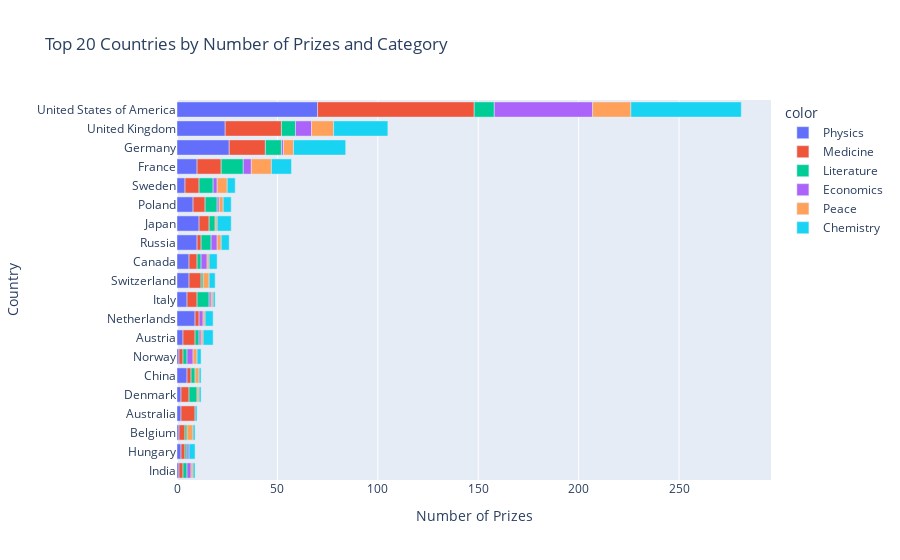

The notebook cell saved with this chart:
### Code cell
cat_cntry_bar = px.bar(x=merged_df.cat_prize,
                       y=merged_df.birth_country_current,
                       color=merged_df.category,
                       orientation='h',
                       title='Top 20 Countries by Number of Prizes and Category')

cat_cntry_bar.update_layout(xaxis_title='Number of Prizes', 
                            yaxis_title='Country')
cat_cntry_bar.show()

### Figure 1 — Plotly figure (JSON) as saved in the notebook; plotly's stock layout.template omitted (floating-point values rounded to 4 significant figures)
{"data": [{"alignmentgroup": "True", "hovertemplate": "color=Physics<br>x=%{x}<br>y=%{y}<extra></extra>", "legendgroup": "Physics", "marker": {"color": "#636efa", "pattern": {"shape": ""}}, "name": "Physics", "offsetgroup": "Physics", "orientation": "h", "showlegend": true, "textposition": "auto", "type": "bar", "x": [1, 2, 1, 2, 2, 5, 1, 3, 9, 5, 6, 6, 10, 11, 8, 4, 10, 26, 24, 70], "xaxis": "x", "y": ["India", "Hungary", "Belgium", "Australia", "Denmark", "China", "Norway", "Austria", "Netherlands", "Italy", "Switzerland", "Canada", "Russia", "Japan", "Poland", "Sweden", "France", "Germany", "United Kingdom", "United States of America"], "yaxis": "y"}, {"alignmentgroup": "True", "hovertemplate": "color=Medicine<br>x=%{x}<br>y=%{y}<extra></extra>", "legendgroup": "Medicine", "marker": {"color": "#EF553B", "pattern": {"shape": ""}}, "name": "Medicine", "offsetgroup": "Medicine", "orientation": "h", "showlegend": true, "textposition": "auto", "type": "bar", "x": [2, 2, 3, 7, 4, 2, 2, 2, 6, 5, 6, 4, 2, 5, 6, 7, 12, 18, 28, 78], "xaxis": "x", "y": ["Hungary", "India", "Belgium", "Australia", "Denmark", "China", "Norway", "Netherlands", "Austria", "Italy", "Switzerland", "Canada", "Russia", "Japan", "Poland", "Sweden", "France", "Germany", "United Kingdom", "United States of America"], "yaxis": "y"}, {"alignmentgroup": "True", "hovertemplate": "color=Literature<br>x=%{x}<br>y=%{y}<extra></extra>", "legendgroup": "Literature", "marker": {"color": "#00cc96", "pattern": {"shape": ""}}, "name": "Literature", "offsetgroup": "Literature", "orientation": "h", "showlegend": true, "textposition": "auto", "type": "bar", "x": [2, 1, 1, 4, 2, 2, 2, 1, 6, 2, 5, 6, 3, 7, 11, 8, 7, 10], "xaxis": "x", "y": ["India", "Belgium", "Hungary", "Denmark", "Norway", "China", "Austria", "Switzerland", "Italy", "Canada", "Russia", "Poland", "Japan", "Sweden", "France", "Germany", "United Kingdom", "United States of America"], "yaxis": "y"}, {"alignmentgroup": "True", "hovertemplate": "color=Economics<br>x=%{x}<br>y=%{y}<extra></extra>", "legendgroup": "Economics", "marker": {"color": "#ab63fa", "pattern": {"shape": ""}}, "name": "Economics", "offsetgroup": "Economics", "orientation": "h", "showlegend": true, "textposition": "auto", "type": "bar", "x": [2, 1, 3, 2, 1, 1, 3, 3, 1, 2, 4, 1, 8, 49], "xaxis": "x", "y": ["India", "Hungary", "Norway", "Netherlands", "Austria", "Italy", "Canada", "Russia", "Poland", "Sweden", "France", "Germany", "United Kingdom", "United States of America"], "yaxis": "y"}, {"alignmentgroup": "True", "hovertemplate": "color=Peace<br>x=%{x}<br>y=%{y}<extra></extra>", "legendgroup": "Peace", "marker": {"color": "#FFA15A", "pattern": {"shape": ""}}, "name": "Peace", "offsetgroup": "Peace", "orientation": "h", "showlegend": true, "textposition": "auto", "type": "bar", "x": [3, 1, 2, 2, 1, 1, 1, 1, 3, 1, 2, 1, 2, 5, 10, 5, 11, 19], "xaxis": "x", "y": ["Belgium", "India", "Norway", "China", "Denmark", "Austria", "Netherlands", "Italy", "Switzerland", "Canada", "Russia", "Japan", "Poland", "Sweden", "France", "Germany", "United Kingdom", "United States of America"], "yaxis": "y"}, {"alignmentgroup": "True", "hovertemplate": "color=Chemistry<br>x=%{x}<br>y=%{y}<extra></extra>", "legendgroup": "Chemistry", "marker": {"color": "#19d3f3", "pattern": {"shape": ""}}, "name": "Chemistry", "offsetgroup": "Chemistry", "orientation": "h", "showlegend": true, "textposition": "auto", "type": "bar", "x": [3, 1, 1, 1, 2, 1, 1, 4, 5, 1, 3, 4, 4, 7, 4, 4, 10, 26, 27, 55], "xaxis": "x", "y": ["Hungary", "Belgium", "India", "Australia", "Norway", "Denmark", "China", "Netherlands", "Austria", "Italy", "Switzerland", "Canada", "Russia", "Japan", "Poland", "Sweden", "France", "Germany", "United Kingdom", "United States of America"], "yaxis": "y"}], "layout": {"autosize": true, "barmode": "relative", "legend": {"title": {"text": "color"}, "tracegroupgap": 0}, "title": {"text": "Top 20 Countries by Number of Prizes and Category"}, "xaxis": {"anchor": "y", "autorange": true, "domain": [0, 1], "range": [0, 295.8], "title": {"text": "Number of Prizes"}, "type": "linear"}, "yaxis": {"anchor": "x", "autorange": true, "domain": [0, 1], "range": [-0.5, 19.5], "title": {"text": "Country"}, "type": "category"}}}
